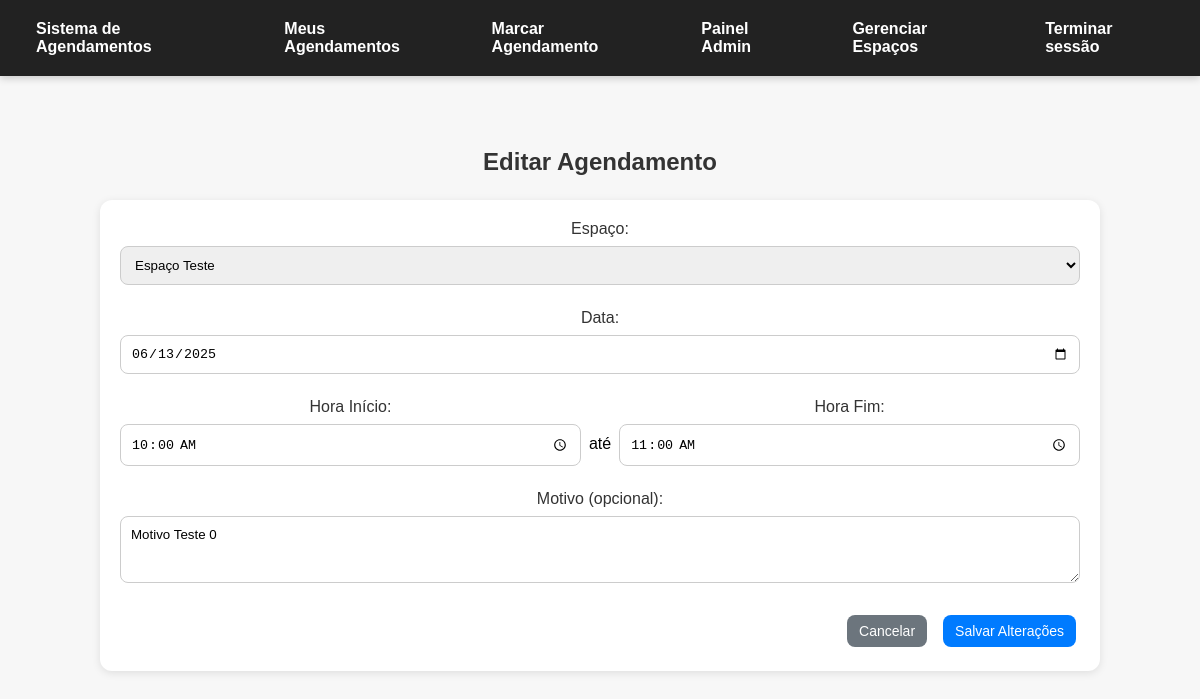
/EditarAgendamento?id=1 (signed in), run on the app's committed database.
### tables this page shows
CREATE TABLE `tbl_agendamentos` (
  `Id` int(11) NOT NULL,
  `Utilizador_Id` int(11) NOT NULL,
  `Espaco_Id` int(11) NOT NULL,
  `Data` date NOT NULL,
  `Hora_Inicio` time NOT NULL,
  `Hora_Fim` time NOT NULL,
  `Motivo` text NOT NULL
);

### PHP.php (called while the page is built, shortened)
<?php
$BaseDeDados = new BaseDeDados();
$BaseDeDados->Conectar();
class Utilizador {
  public function VerificarDados() {
    return true;
  }
  public function VerificarAdmin():bool {
    return Admin::VerificarAdminNaBaseDeDados($this);
  }
  public function VisualizarAgendamentos(): array {
    $agendamentos = BaseDeDados_Aceder_Com_Classes::ObterAgendamentosUtilizador($this);
    $validos = [];
    return $validos;
  }
}
class Admin {
  public Utilizador $Utilizador;
  public function VerificarUtilizador(): bool {
    return $this->Utilizador->VerificarAdmin();
  }
  public static function VerificarAdminNaBaseDeDados(Utilizador $utilizador):bool {
    return BaseDeDados_Aceder_Com_Classes::VerificarAdmin($utilizador);
  }
  public function DefinirInformacoes(Utilizador $utilizador) {
    if(!self::VerificarAdminNaBaseDeDados($utilizador))
      return false;
    $this->Utilizador = $utilizador;
    return true;
  }
  public function VisualizarAgendamentos() {
    if($this->VerificarUtilizador() == false)
      return [];
    if(!self::VerificarAdminNaBaseDeDados($this->Utilizador))
      return [];
    return BaseDeDados_Aceder_Com_Classes::ObterTodosOsAgendamentos($this);
  }
}
class BaseDeDados_Aceder_Com_Classes {
    public static function ObterAgendamentosUtilizador(Utilizador $utilizador): array
    {
        global $BaseDeDados;
        $agendamentos = [];
        $agendamentos_Array = $BaseDeDados->ObterAgendamentosUtilizador($utilizador->Id);
        return $agendamentos;
    }
    public static function VerificarAdmin(Utilizador $utilizador): bool {
      global $BaseDeDados;
      return $BaseDeDados->VerificarAdmin($utilizador->Id);
    }
    public static function ObterTodosOsAgendamentos(Admin $admin): array {
      global $BaseDeDados;
      if(!BaseDeDados_Aceder_Com_Classes::VerificarAdmin($admin->Utilizador))
        return [];
      return $BaseDeDados->ObterTodosOsAgendamentos($admin->Utilizador->Id);
    }
}
class BaseDeDados {
    private $conexao;
    public function Conectar(bool $tests = false) {
      if($tests == false)
        $DB = DB_NAME;
      else
        $DB = DB_TESTS_NAME;
      $user = DB_USER;
      $passwd = DB_PASS;
      $host = DB_HOST;
      $this->conexao = new mysqli($host, $user, $passwd, $DB);
    }
    public function ObterAgendamentosUtilizador($utilizadorId): array {
        $stmt = $this->conexao->prepare("SELECT * FROM tbl_agendamentos WHERE Utilizador_Id = ?");
        $stmt->bind_param("i", $utilizadorId);
        $stmt->execute();
        $resultado = $stmt->get_result();
        return $resultado->fetch_all(MYSQLI_ASSOC);
    }
    public function ObterTodosOsAgendamentos($utilizadorId): array {
      if(!$this->VerificarAdmin($utilizadorId))
        return [];
      $stmt = $this->conexao->prepare("SELECT * FROM tbl_agendamentos");
      $stmt->execute();
      $resultado = $stmt->get_result();
      return $resultado->fetch_all(MYSQLI_ASSOC);
    }
    public function VerificarAdmin($utilizadorId): bool {
      $admin = 0;
      $stmt = $this->conexao->prepare("SELECT Admin FROM tbl_utilizadores WHERE Id = ?");
      $stmt->bind_param("i", $utilizadorId);
      $stmt->execute();
      $stmt->store_result();
      $stmt->bind_result($admin);
      if ($stmt->num_rows > 0 && $stmt->fetch()) {
          return intval($admin) === 1;
      }
      return false;
    }
    public function ObterEspacos(): array {
        $stmt = $this->conexao->prepare("SELECT * FROM tbl_espacos");
        $stmt->execute();
        $resultado = $stmt->get_result();
        return $resultado->fetch_all(MYSQLI_ASSOC);
    }
  }
?>

### EditarAgendamento.php (the view, shortened to what this page needs)
<?php
require_once 'PHP.php';
?>
<!DOCTYPE html>
<html lang="pt-BR">
<head>
    <link rel="stylesheet" href="assets/style.css">
</head>
<body>
    <?php
include 'header.php';
$msg = '';
if ($msg === '')
{
    $utilizador = Sessao::ObterUtilizador();
    global $BaseDeDados;
    $espacos = $BaseDeDados->ObterEspacos();
    if ($msg === '')
    {
        $id = intval($_GET['id']);
        function buscarAgendamentoPorId($agendamentos, $id)
        {
            foreach ($agendamentos as $ag)
            {
                $idAg = null;
                if (is_array($ag) === true && array_key_exists('agendamento', $ag) === true)
                {
                    if (array_key_exists('Id', $ag) === true)
                        $idAg = $ag['Id'];
                    if ($idAg !== null && $idAg == $id)
                        return $ag;
                }
                else if (is_array($ag) === true && array_key_exists('Id', $ag) === true)
                {
                    $idAg = $ag['Id'];
                    if ($idAg !== null && $idAg == $id)
                        return $ag;
                }
            }
            return null;
        }
        $agendamento = buscarAgendamentoPorId($utilizador->VisualizarAgendamentos(), $id);
        $isAdmin = $utilizador->VerificarAdmin();
        if ($agendamento === null && $isAdmin === true)
        {
            $admin = new Admin();
            if ($admin->DefinirInformacoes($utilizador) === true)
                $agendamento = buscarAgendamentoPorId($admin->VisualizarAgendamentos(), $id);
        }
    }
}
?>
    <div class="container" id="container-editar-agendamento">
        <h2>Editar Agendamento</h2>
        <?php
    if ($msg === '')
    {
    ?>
        <form method="post" class="form-agendamento">
            <label>Espaço:
                <select name="espaco" required>
                    <?php
                foreach ($espacos as $espaco)
                {
                    $espacoId = '';
                    if (is_array($espaco) === true && array_key_exists('Id', $espaco) === true)
                        $espacoId = $espaco['Id'];
                    $espacoNome = '';
                    if (is_array($espaco) === true && array_key_exists('Nome', $espaco) === true)
                        $espacoNome = $espaco['Nome'];
                    $selected = '';
                    if ($espacoId === $agendamento['Espaco_Id'])
                        $selected = 'selected';
                    echo '<option value="' . htmlspecialchars($espacoId) . '" ' . $selected . '>' . htmlspecialchars($espacoNome) . '</option>';
                }
                ?>
                </select>
            </label>
            <label>Data:
                <input type="date" name="data" value="<?php echo htmlspecialchars($agendamento['Data']); ?>" required>
            </label>
            <div class="flex-row">
                <label style="flex: 1;">Hora Início:
                    <input type="time" name="hora_inicio"
                        value="<?php echo htmlspecialchars($agendamento['Hora_Inicio']); ?>" required>
                </label>
                <span>até</span>
                <label style="flex: 1;">Hora Fim:
                    <input type="time" name="hora_fim" value="<?php echo htmlspecialchars($agendamento['Hora_Fim']); ?>"
                        required>
                </label>
            </div>
            <label>Motivo (opcional):
                <textarea name="motivo" rows="3"><?php echo htmlspecialchars($agendamento['Motivo']); ?></textarea>
            </label>
            <div class="flex-row" style="justify-content: flex-end; margin-top: 16px;">
                <a href="agendamentos" class="btn-cancel">Cancelar</a>
                <button type="submit" class="btn-edit">Salvar Alterações</button>
            </div>
        </form>
        <?php
    }
    ?>
    </div>
</body>
</html>

### assets/style.css (style rules this page uses)
:root { --color-primary: #007bff; --color-primary-dark: #0056b3; --color-danger: #dc3545; --color-danger-dark: #c82333; --color-success: #28a745; --color-success-bg: #d4edda; --color-success-border: #c3e6cb; --color-warning: #ffc107; --color-warning-bg: #fff3cd; --color-warning-border: #ffeaa7; --color-error: #721c24; --color-error-bg: #f8d7da; --color-error-border: #f5c6cb; --color-gray: #6c757d; --color-gray-dark: #5a6268; --color-dark: #222; --color-light: #f7f7f7; --spacing-xs: 4px; --spacing-sm: 8px; --spacing-md: 16px; --spacing-lg: 24px; --spacing-xl: 32px; --border-radius: 8px; --border-radius-lg: 12px; --touch-target: 44px; }
* { box-sizing: border-box; }
body { font-family: Arial, sans-serif; background: #f7f7f7; margin: 0; padding: 0; }
h2 { color: #333; text-align: center; margin: var(--spacing-lg) 0; }
form { background: #fff; border-radius: var(--border-radius-lg); box-shadow: 0 2px 8px rgba(0, 0, 0, 0.1); padding: 20px; max-width: 1000px; margin: var(--spacing-lg) auto; }
.form-agendamento, .form-semana, .form-add-espaco { background: #fff; border-radius: var(--border-radius-lg); box-shadow: 0 2px 8px rgba(0, 0, 0, 0.1); padding: 20px; margin: var(--spacing-lg) auto; max-width: 1000px; text-align: center; }
label { display: block; margin-bottom: var(--spacing-md); color: #333; font-weight: 500; }
input, select, textarea { margin: var(--spacing-sm) 0; padding: 10px; width: 100%; border-radius: var(--border-radius); border: 1px solid #ccc; box-sizing: border-box; }
textarea { resize: vertical; min-height: 80px; font-family: Arial, sans-serif; }
button { border-radius: var(--border-radius); border: none; background: #007bff; color: #fff; cursor: pointer; padding: 8px 16px; min-height: 36px; font-size: 0.95rem; width: auto; display: inline-block; transition: background 0.3s; }
a { color: #007bff; text-decoration: none; }
.form-agendamento textarea { width: 100%; box-sizing: border-box; resize: vertical; min-height: 48px; max-width: 100%; }
.flex-row span { white-space: nowrap; }
.flex-row { display: flex; gap: var(--spacing-sm); align-items: center; flex-wrap: wrap; justify-content: center; }
.container { max-width: 1400px; margin: var(--spacing-lg) auto; padding: var(--spacing-lg); }
.btn-edit, .btn-cancel, .btn-danger, .btn-secondary, .btn-cancelar, .btn-remover-multiplos { padding: 6px 12px; border: none; border-radius: var(--border-radius); cursor: pointer; font-size: 14px; min-height: 32px; display: inline-flex; align-items: center; justify-content: center; text-decoration: none; transition: background 0.3s; margin: var(--spacing-xs); }
.btn-edit { background: var(--color-primary); color: #fff; }
.btn-cancel, .btn-cancelar { background: var(--color-gray); color: #fff; }

### data on the page
tbl_agendamentos: data "06/13/2025", hora_inicio "10:00:00", hora_fim "11:00:00", motivo "Motivo Teste 0"

### other printed values
form field espaco "Espaço Teste"
